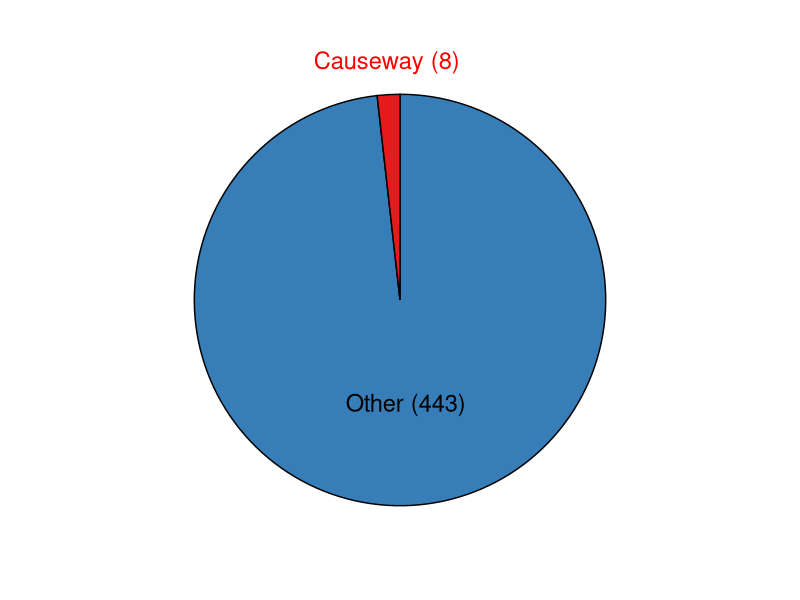

R code for this plot:
### pie plot

# Load ggplot2
library(ggplot2)
library(dplyr)

# Create Data
data <- data.frame(
  group=c("Causeway", "Other"),
  value=c(8, 451-8),
  xpos = c(2,"")
)

data$grouplabel <- paste0(data$group, " (",data$value,")","")

# Basic piechart
data <- data %>% 
  arrange(desc(group)) %>%
  mutate(prop = value / sum(data$value) *100) %>%
  mutate(ypos = cumsum(prop)- 0.5*prop )

# Basic piechart
ggplot(data, aes(x="", y=prop, fill=group)) +
  geom_bar(stat="identity", width=1.5, color="black") +
  coord_polar("y", start=0) +
  theme_void() + 
  theme(legend.position="none") +
  
  #scale_y_continuous(breaks=cumsum(data$value) - data$value / 2, labels= data$grouplabel)
  
  geom_text(aes(x=xpos, y = ypos, label = grouplabel, color = xpos), size=6) +
  scale_color_manual(values=c("black","red")) +
  scale_fill_brewer(palette="Set1")